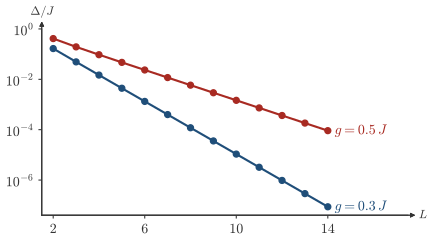

Write the Python code that produced this figure.
"""Session 1, the splitting of the two lowest states of an open Ising chain with a small transverse field.

H = -J sum_i sz_i sz_{i+1} - g sum_i sx_i. For g << J the two lowest states are the even and the odd
combination of all up and all down, and the transverse field lets the chain tunnel between them, so the
splitting Delta falls exponentially with the length L. Exact diagonalization, sparse, L = 2 to 14.
"""
import os, sys
sys.path.insert(0, os.path.join(os.path.dirname(os.path.abspath(__file__)), ".."))
import numpy as np
import scipy.sparse as sp
import scipy.sparse.linalg as sla
import matplotlib.pyplot as plt
import style

J = 1.0
FS = 10.5
sx = sp.csr_matrix([[0., 1.], [1., 0.]])
sz = sp.csr_matrix([[1., 0.], [0., -1.]])


def op(o, i, L):
    return sp.kron(sp.kron(sp.identity(2 ** i), o), sp.identity(2 ** (L - i - 1)), format='csr')


def lowest_two(L, g):
    H = sp.csr_matrix((2 ** L, 2 ** L))
    for i in range(L - 1):
        H = H - J * op(sz, i, L) @ op(sz, i + 1, L)
    for i in range(L):
        H = H - g * op(sx, i, L)
    if L <= 8:
        E, V = np.linalg.eigh(H.toarray())
    else:
        v0 = np.random.default_rng(7).random(2 ** L)               # fixed start vector, so that the SVG is reproducible
        E, V = sla.eigsh(H, k=2, which='SA', tol=1e-13, v0=v0)
        o = np.argsort(E); E, V = E[o], V[:, o]
    P = op(sx, 0, L)
    for i in range(1, L):
        P = P @ op(sx, i, L)                                   # the global spin flip
    parity = V[:, 0] @ (P @ V[:, 0])
    return E[1] - E[0], parity


Ls = np.arange(2, 15)
data = {}
for g in (0.3, 0.5):
    out = [lowest_two(L, g) for L in Ls]
    D = np.array([o[0] for o in out])
    assert all(abs(o[1] - 1) < 1e-8 for o in out)              # the ground state is even under the flip, so symmetric
    assert np.all(np.diff(np.log(D)) < 0)                      # the splitting falls with L
    slope = np.polyfit(Ls[-6:], np.log(D[-6:]), 1)[0]
    assert abs(slope - np.log(g / J)) < 0.15                   # roughly Delta ~ (g/J)^L
    data[g] = D

fig, ax = style.figure(height_cm=6.4, width_cm=12.5)
for g, col in ((0.3, style.ACCENT), (0.5, style.BROKEN)):
    ax.semilogy(Ls, data[g] / J, 'o-', color=col, ms=4.5, lw=1.6)
    style.label(ax, Ls[-1] + 0.3, data[g][-1] / J, r'$g=%.1f\,J$' % g, color=col, ha='left', fontsize=FS)
style.arrows(ax, xlabel=r'$L$', ylabel=r'$\Delta/J$', ticks=True)
ax.set_xticks([2, 6, 10, 14])
ax.set_yticks([1e-6, 1e-4, 1e-2, 1])
ax.tick_params(labelsize=FS, length=2.5)
ax.spines['bottom'].set_visible(True); ax.spines['left'].set_visible(True)
ax.set_xlim(1.5, 17.5)
ax.minorticks_off()
style.save(fig, __file__)
